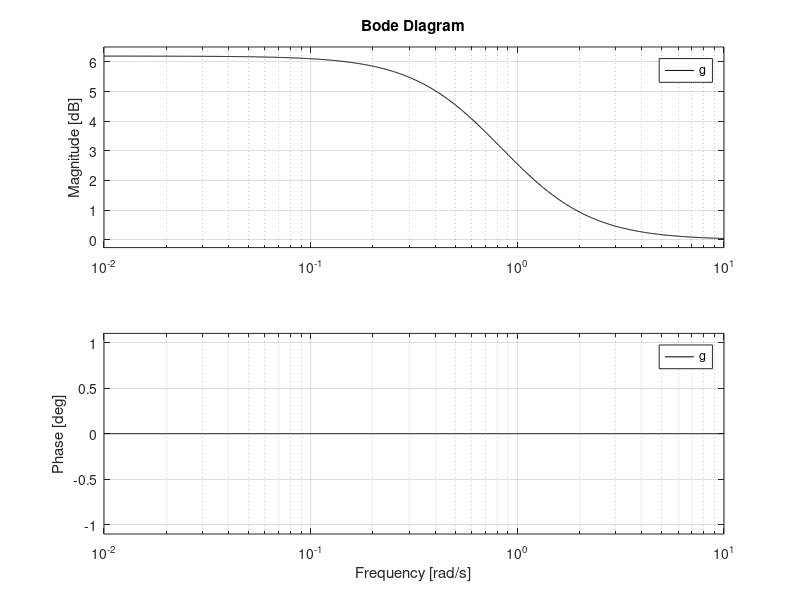
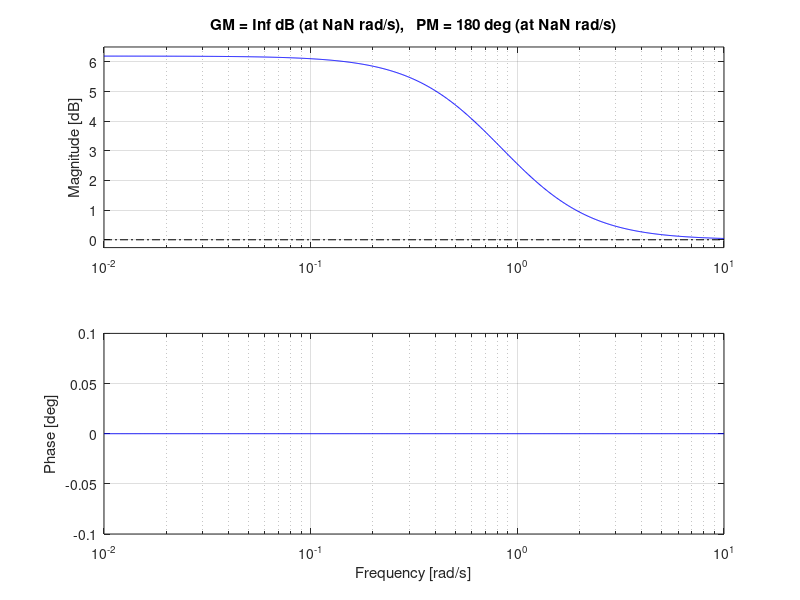

MATLAB code for these plots, in order:
pkg load control

b = [1,0,-1];
a = [1,0,-0.49];

g = tf(b,a)

figure(1)
bode(g,'k')
print("bode.png","-S1080,720")

figure(2)
margin(g,'k')
print("margin.png","-S1080,720")